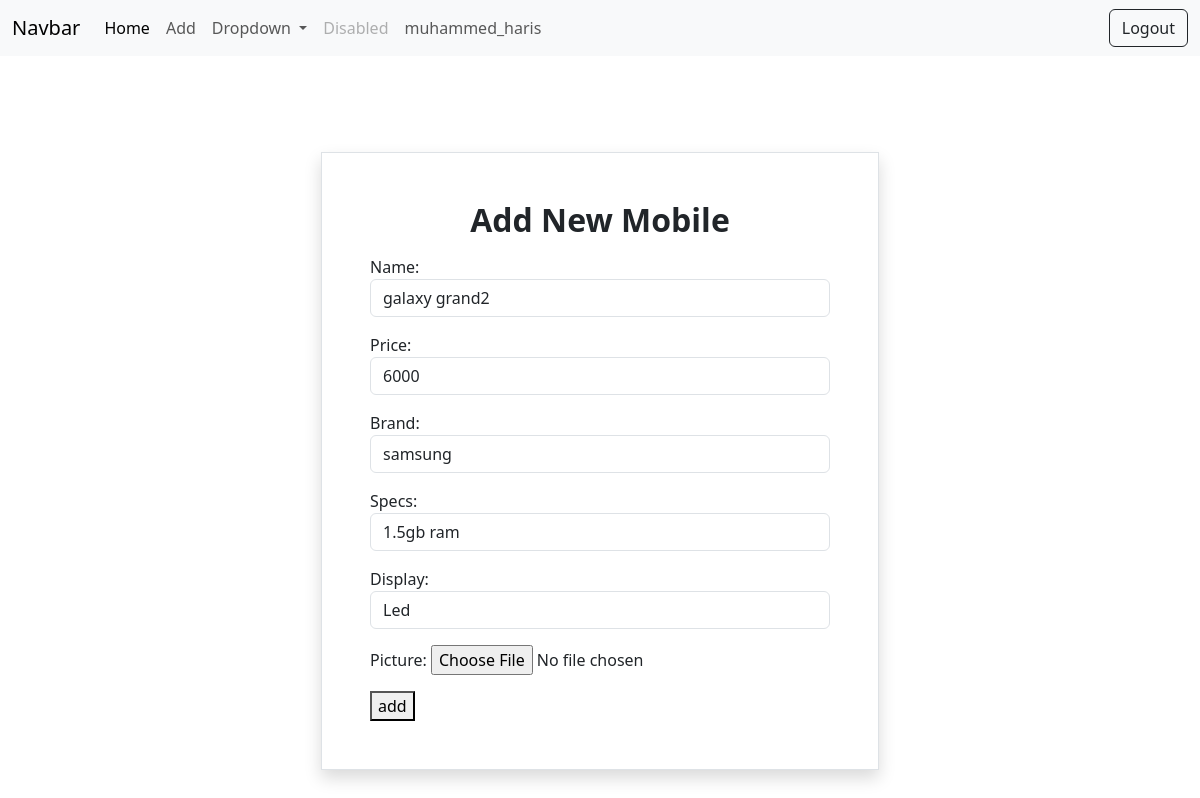
The app's page /mobiles/10/change (signed in) with its own data.
### mobile/models.py (models this page shows, shortened)
class Mobiles(models.Model):
    name=models.CharField(max_length=200,unique=True)
    price=models.PositiveIntegerField()
    brand=models.CharField(max_length=200)
    specs=models.CharField(max_length=200)
    display=models.CharField(max_length=200)
    picture=models.ImageField(upload_to="images",null=True)

### mobile/views.py (the view, shortened to what this page needs)
# urls.py: path("mobiles/<int:pk>/change",views.MobileUpdateView.as_view(),name="mobile-change"),
@method_decorator(signin_required,name="dispatch")
class MobileUpdateView(View):
    def get(self,request,*args,**kwargs):
        id=kwargs.get("pk")
        obj=Mobiles.objects.get(id=id)
        form=MobileForm(instance=obj)
        return render(request,"mobile_edit.html",{"form":form})

### mobile/forms.py
class MobileForm(forms.ModelForm):
    class Meta:
        model=Mobiles
        fields="__all__"
        widgets={
            "name":forms.TextInput(attrs={"class":"form-control","placeholder":"enter name"}),
            "price":forms.NumberInput(attrs={"class":"form-control","placeholder":"enter price"}),
            "brand":forms.TextInput(attrs={"class":"form-control","placeholder":"enter brand name"}),
            "specs":forms.TextInput(attrs={"class":"form-control","placeholder":"enter specifications"}),
            "display":forms.TextInput(attrs={"class":"form-control","placeholder":"enter display type"}),
        }

### mobile/views.py (called while the page is built)
def signin_required(fn):
    def wrapper(request,*args,**kwargs):
        if not request.user.is_authenticated:
            messages.error(request,"invalid session")
            return redirect("signin")
        else:
            return fn(request,*args,**kwargs)
    return wrapper

### mobile/templates/mobile_edit.html (shortened to what this page needs)
{%extends 'base.html'%}
{%block body_block%}
<div class="container d-flex justify-content-center mt-5">
    <form action="" method="post" enctype="multipart/form-data" class="w-50 border shadow p-5 mt-5">
        <h2 class="text-center mb-3 fw-bolder">Add New Mobile</h2>
        {{form.as_p}}
        <button type="submit" class="">add</button>
    </form>
</div>
{%endblock%}

### mobile/templates/base.html (shortened to what this page needs)
<!DOCTYPE html>
<html lang="en">
<head>
  <link href="https://cdn.jsdelivr.net/npm/bootstrap@5.3.2/dist/css/bootstrap.min.css" rel="stylesheet"
>
</head>
<body>
  <nav class="navbar navbar-expand-lg bg-body-tertiary">
    <div class="container-fluid">
      <a class="navbar-brand" href="#">Navbar</a>
      <div class="collapse navbar-collapse" id="navbarSupportedContent">
        <ul class="navbar-nav me-auto mb-2 mb-lg-0">
          <li class="nav-item">
            <a class="nav-link active" aria-current="page" href="{%url 'mobile-all'%}">Home</a>
          </li>
          <li class="nav-item">
            <a class="nav-link" href="{%url 'mobile-add'%}">Add</a>
          </li>
          <li class="nav-item dropdown">
            <a class="nav-link dropdown-toggle" href="#" role="button" data-bs-toggle="dropdown" aria-expanded="false">
              Dropdown
            </a>
          </li>
          <li class="nav-item">
            <a class="nav-link disabled" aria-disabled="true">Disabled</a>
          </li>
          <li class="nav-item">
            <a class="nav-link" aria-disabled="">{{request.user}} </a>
          </li>
        </ul>
        <div class="d-flex" role="search">
          <a href="{%url 'signout'%}" class="btn btn-outline-dark">Logout  </a>
        </div>
      </div>
    </div>
  </nav>
  {%block body_block%}
  {%endblock%}
</body>
</html>

### records on screen
Mobiles: name "galaxy grand2", price "6000", brand "samsung", specs "1.5gb ram", display "Led"

### other values on screen
{{ request.user }} "muhammed_haris"
